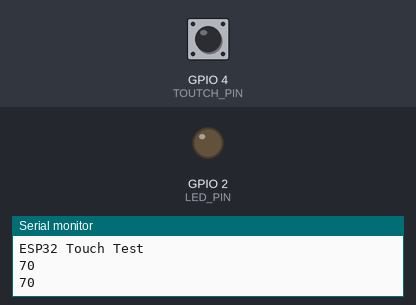
This sketch was run on a simulated ESP32. Shown: output pins drawn as LEDs (lit = HIGH), the last lines printed to the serial monitor. The test bench sets the inputs (shaded band); at power-on: GPIO 4 (TOUTCH_PIN) HIGH.

Above: at 2.2 s.
2.3 s: GPIO 4 (TOUTCH_PIN) pulled LOW for 1.2 s
At 3.8 s:
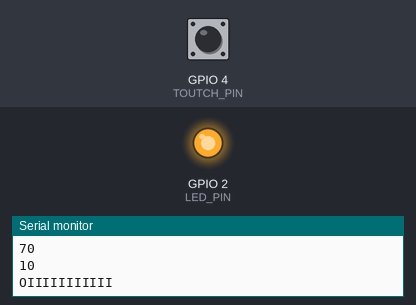
5.5 s: GPIO 4 (TOUTCH_PIN) pulled LOW for 3.2 s
At 9.8 s:
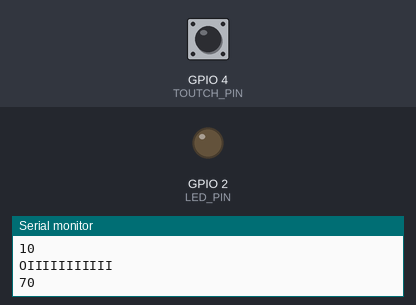
Timing chart, 0 to 11.3 s (numbered marks = the images above; inputs shaded):
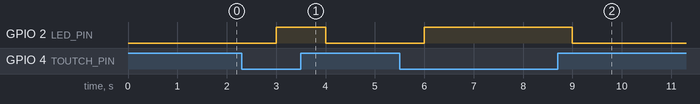

The sketch:

touch-sensor-gpio.ino
```cpp
//LER O TOUCH SENSOR 0 (T0) ASSOCIADO AO GPIO

/*T0: GPIO 4
T1: GPIO 0
T2: GPIO 2
T3: GPIO 15
T4: GPIO 13
T5: GPIO 12
T6: GPIO 14
T7: GPIO 27
T8: GPIO 33
T9: GPIO 32*/

#define TOUTCH_PIN T0
#define LED_PIN 2

int touch_value = 100;

void setup(){
  Serial.begin(115200);
  delay(1000);
  Serial.println("ESP32 Touch Test");
  pinMode(LED_PIN, OUTPUT);
  digitalWrite (LED_PIN, LOW);
}

void loop(){
  touch_value = touchRead(TOUTCH_PIN);
  Serial.println(touch_value);
  if (touch_value < 50){
    Serial.println("OIIIIIIIIIII");
    digitalWrite (LED_PIN, HIGH);
  }
  else{
    digitalWrite (LED_PIN, LOW);
  }
  delay(1000);
}
```

Measured:
- after the input at 2.3 s, GPIO 2 (LED_PIN): LOW → HIGH after 0.70 s, → LOW 1.0 s later
- after the input at 5.5 s, GPIO 2 (LED_PIN): LOW → HIGH after 0.50 s, → LOW 3.0 s later
